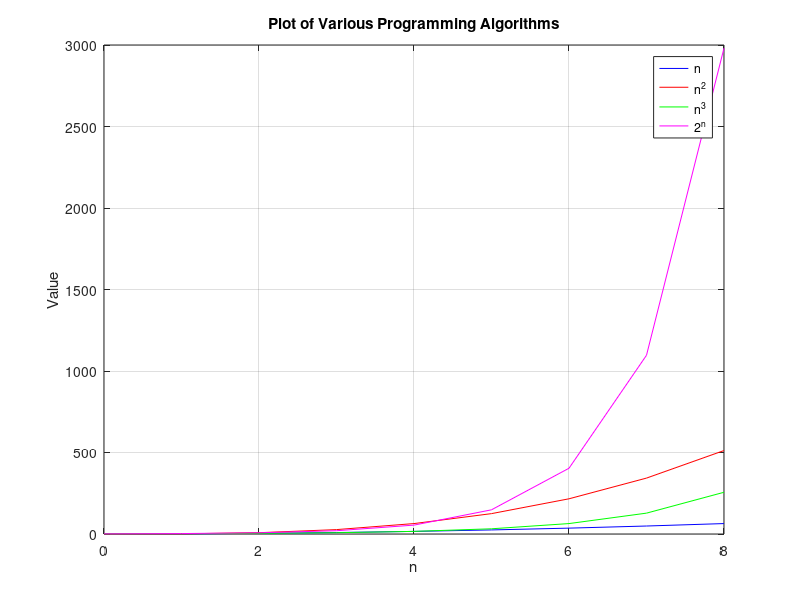

This figure's MATLAB source:
start = 0;
step = 1;
end_value = 8;
n = start:step:end_value;

e = exp(1);

a = n;
b = n.^2;
c = n.^3;
d = 2.^n;
f = e.^n;

plot(n, b, 'b-', n, c, 'r-', n, d, 'g-', n, f, 'm-');
legend('n','n^2', 'n^3', '2^n', 'e^n');
xlabel('n');
ylabel('Value');
title('Plot of Various Programming Algorithms');
grid on;
